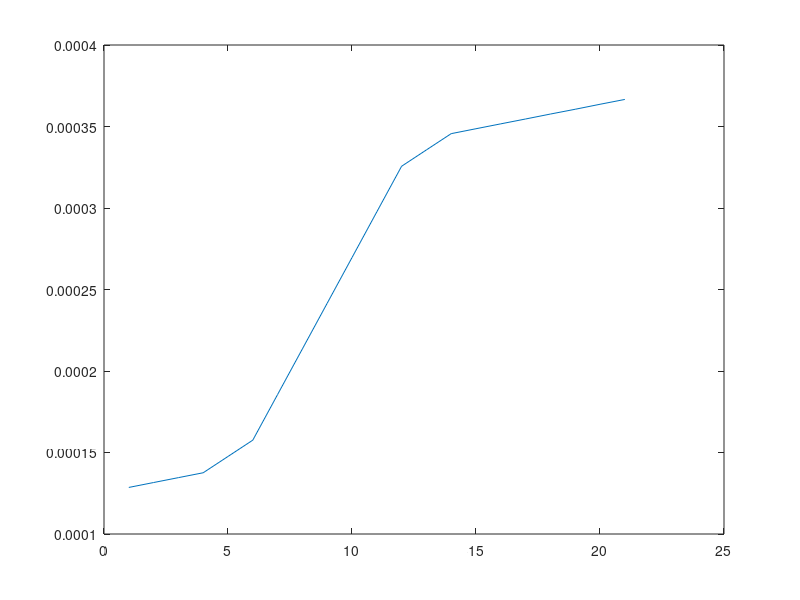

Write MATLAB code to recreate this figure.
n = [3 2 6 2 7];

accv = [.000003 .00001 .000028 .00001 .000003]; 

curve = zeros(1,n(1) + n(2) + n(3) + n(4) + n(5));

curr_time = 14000.0;
curve(1) = curr_time;

curr_idx = 2;

for i = 1:size(n')
    for j = 1:n(i)
        curr_time = 1.8/(accv(i)+(1.8/curr_time));
        curve(curr_idx) = fix(curr_time);
        curr_idx = curr_idx + 1;
    end
end

curve'
vel = 1.8 ./ curve
plot(vel)